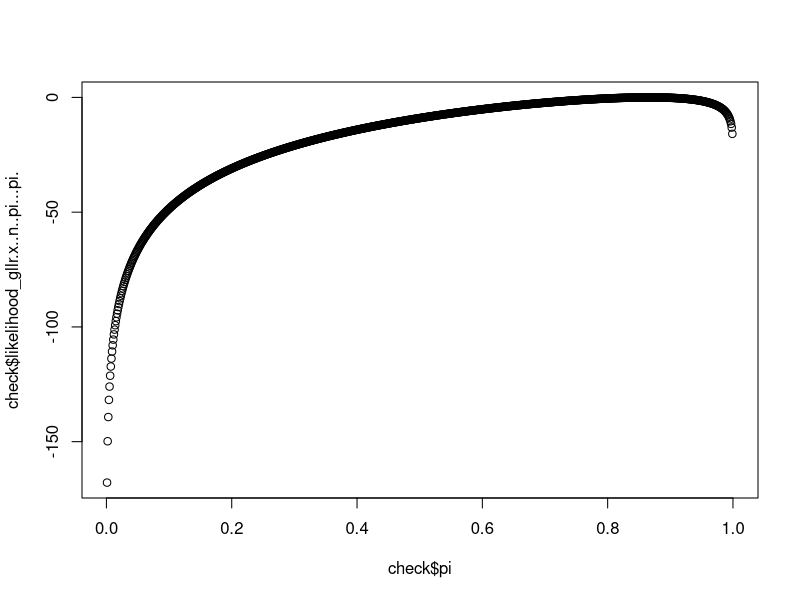

Source code (R):
likelihood_ratio <- function(x, n, pi){
  
  gllr <- x*log((n*pi)/x)+(n-x)*log((n*(1-pi))/(n-x))
  
  ratio <- -2*gllr
  z <- 1-pchisq(ratio, df = 1)
  return(z)
  
}

x <- likelihood_ratio(x = 26, n = 30, pi = .7)

1-pchisq(x, df = 1)



-2.42
4.84
-.5*.0278

-.5*-2.42

## look at chi-squared probability table
# .05 at 1 deg of freedom is 3.841*-.5

qchisq(1-.05, 1)*-.5


likelihood_gllr <- function(x, n, pi){
  
  gllr <- x*log((n*pi)/x)+(n-x)*log((n*(1-pi))/(n-x))
  
  return(gllr)
  
}

likelihood_ratio_interval <- function(x, n){
  
  
  ms <- data.frame(stringsAsFactors = FALSE)
  for(i in 1:1000){
    
     pi = .001*i
    
     gllr <- data.frame(likelihood_gllr(x, n, pi = pi))
     gllr$pi <- pi
     
     ms<-rbind(ms,gllr)
    
  }
  
  return(ms)
  
}

check <- likelihood_ratio_interval(x = 26, n = 30)
plot(check$pi,check$likelihood_gllr.x..n..pi...pi.)

likelihood_gllr(x = 26, n = 30, pi = .986)*2
likelihood_ratio(x = 26, n = 30, pi = .986)

# GLLR needs to be -1.92


for(i in 1:20){print(i)}
